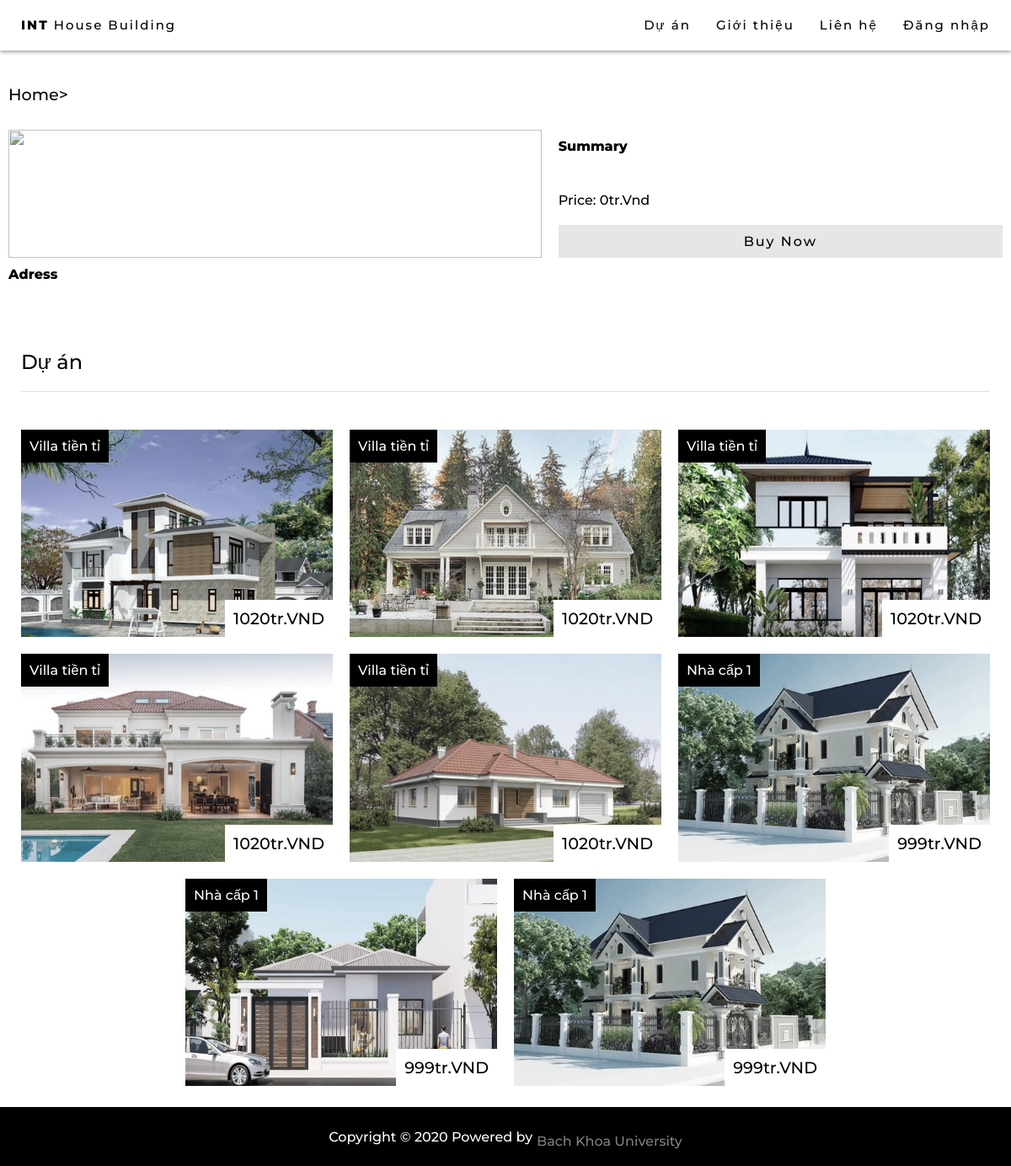
Before: /product.php with the older database file.
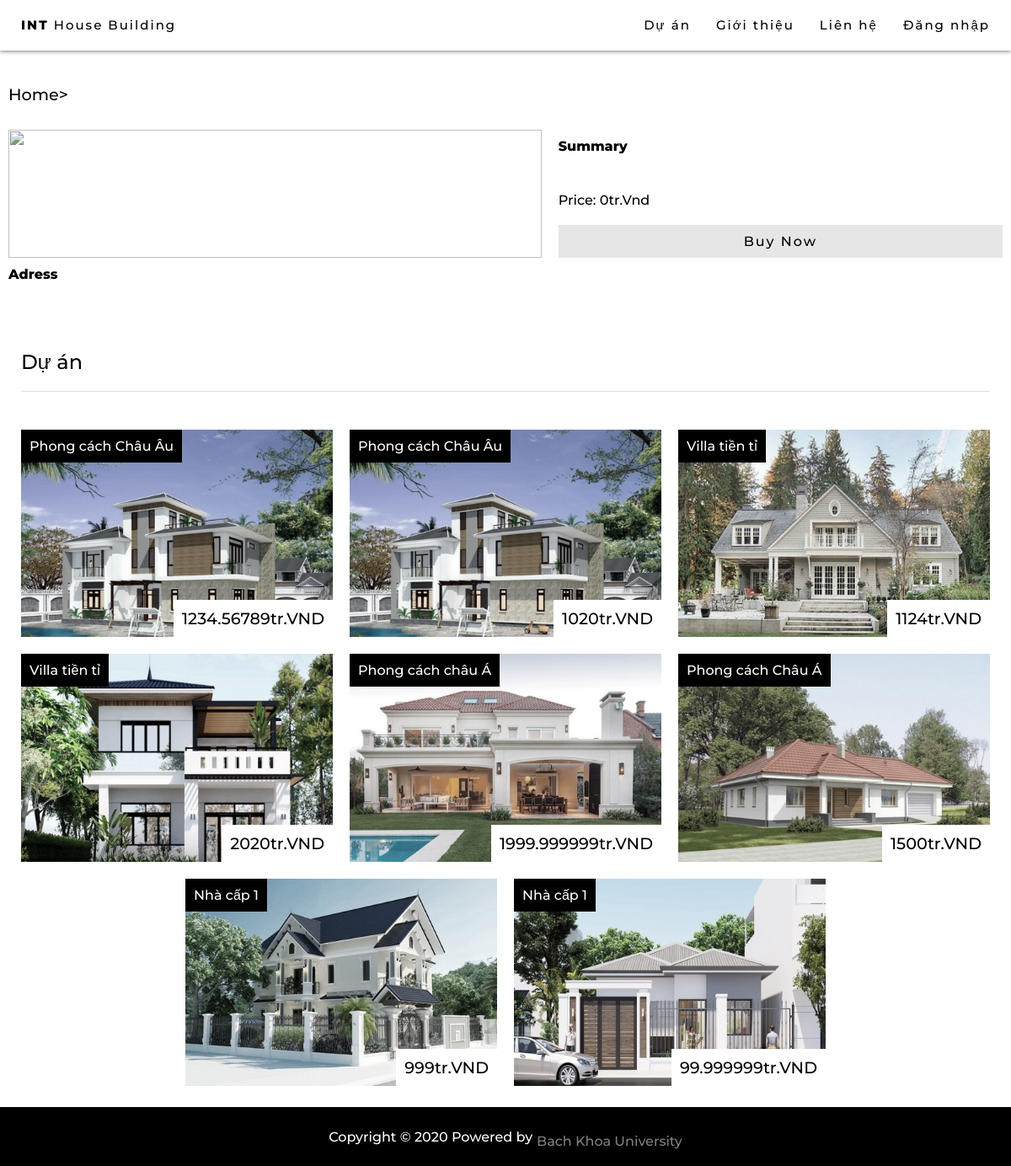
After: the same page with the newer database file.
### tables this page shows
CREATE TABLE `post` (
  `id` int(5) NOT NULL,
  `cost` int(15) NOT NULL,
  `category` varchar(100) NOT NULL,
  `poster` int(11) NOT NULL,
  `content` varchar(500) NOT NULL,
  `img` varchar(100) NOT NULL DEFAULT 'house.png',
  `title` varchar(100) NOT NULL,
  `address` varchar(8000) NOT NULL
);

### product.php (the view, shortened to what this page needs)
    <?php
    include('session.php');
    include("config.php");
    ?>
<!DOCTYPE html>
<html lang="en">
<head>
    <link rel="stylesheet" href="styleProduct.css">
    <link rel="stylesheet" href="https://cdnjs.cloudflare.com/ajax/libs/font-awesome/4.7.0/css/font-awesome.min.css">
</head>
<body>
    <div id="navbar">
        <a href="index.php" class="home button">
            <b>INT</b> House Building
        </a>
        <?php
        if (!isset($_SESSION['login_user'])) {
            echo "<a href='#' id='myBtnMobile' class='button' onclick='openModal()'> Đăng nhập</a>";
        } else {
            echo "<a href='#' id='myBtnInfo' class='button' onclick='openModalInfo()'> Hello:" . $login_session . "</a>";
        }
        ?>
        <a href="index.php#contact" class="button">
            Liên hệ
        </a>
        <a href="index.php##about" class="button">
            Giới thiệu
        </a>
        <a href="index.php#projects" class="button">
            Dự án
        </a>
    </div>
    <div class="main_content">
        <div id="products">
            <?php
                $postid = $_GET['id'];
                $sql = "SELECT * FROM post WHERE id = '$postid'";
                $result = mysqli_query($db, $sql);
                $row = mysqli_fetch_array($result, MYSQLI_ASSOC);
                echo "<h3 style='margin:30px 0px;'>Home>".$row['category']."</h3>
                <div class='sub_content_product'>
                    <div class='product-picture'>
                    <img src='./img/" . $row['img'] ."' alt='".$row['img']."' class='sub_picture'>
                    </div>
                    <div class='product-content'>
                        <div>
                            <h3>".$row['title']."</h3>
                            <b>Summary</b>
                            <p>".$row['content']."</p>
                        </div>
                        <div>
                            <h4>Price: ".(string)($row['cost'] / 1000000)."tr.Vnd
                            </h4>
                            <a href='#' class='button about'>Buy Now</a>
                        </div>
                    </div>
                </div>
                <div class='decription'>
                    <b>Adress</b>
                    <p>".$row['address']."</p>
                </div>";
            ?>
        </div>
        <div id="projects">
            <div class="sub_title">
                <h2>Dự án</h2>
            </div>
            <div class="projects_content">
                <?php
                $sql = "SELECT * FROM post ORDER BY id LIMIT 8 OFFSET 0";
                $result = mysqli_query($db, $sql);
                if ($result->num_rows > 0) {
                    while ($row = $result->fetch_assoc()) {
                        echo "<div class='sub_content' onclick='viewDetail(" . $row['id'] . ")'>
                                <img src='./img/" . $row['img'] . "' alt='house1' class='sub_picture'>
                                <div class='sub_text'>
                                    <span>" . $row['category'] . "</span>
                                </div>
                                <div class='prices'>
                                    <span>" . (string)($row['cost'] / 1000000) . "tr.VND</span>
                                </div>
                            </div>";
                    }
                }
                ?>
            </div>
        </div>
    </div>
    <footer style="width: 100%;">
        <div class="footer">Copyright © 2020 Powered by <a style="color: gray; text-decoration: none; margin-left: 5px;" href="#" target="_blank">Bach Khoa
                University</a>
        </div>
    </footer>
</body>
</html>

Changed rows visible on the page:
no longer on this page (row edited): post: img (picture), category "Nhà cấp 1", $row['cost']/1000000 "999"
added post: img (picture), category "Phong cách Châu Âu", $row['cost']/1000000 "1234.56789"
changed post (number 2 of 8 on the later page): category "Villa tiền tỉ" → "Phong cách Châu Âu"
changed post (number 3 of 8 on the later page): $row['cost']/1000000 "1020" → "1124"
changed post (number 4 of 8 on the later page): $row['cost']/1000000 "1020" → "2020"
changed post: category "Villa tiền tỉ" → "Phong cách châu Á"; $row['cost']/1000000 "1020" → "1999.999999"
changed post: category "Villa tiền tỉ" → "Phong cách Châu Á"; $row['cost']/1000000 "1020" → "1500"
changed post (number 8 of 8 on the later page): $row['cost']/1000000 "999" → "99.999999"
